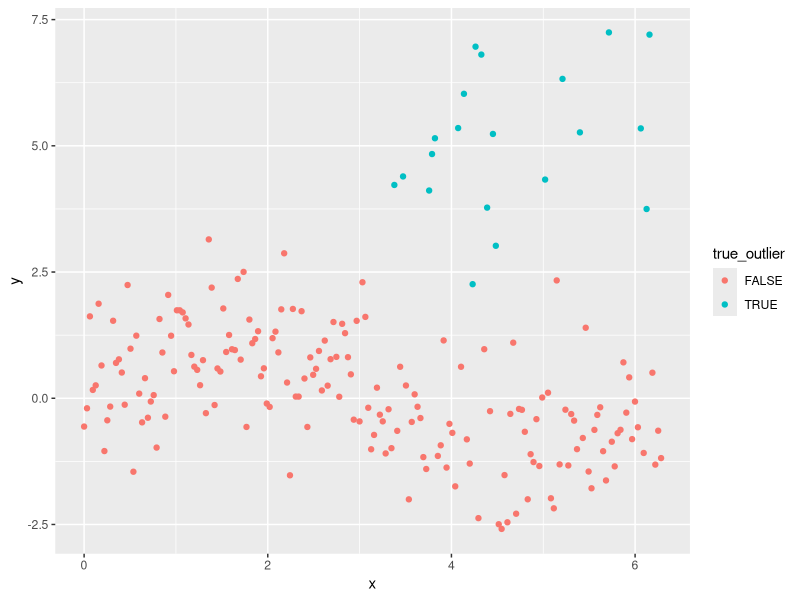

The R script that drew this image: (Note: this script raises an error after producing the figure.)
## ---- chunk 1
knitr::opts_chunk$set(echo = TRUE)

## ---- chunk 2
library(ggplot2)
set.seed(123)
npts <- 200
nout <- floor(.1*npts)

xt <- seq(from=0, to=2*pi, length.out=npts)
gaussnoise <- rnorm(npts)

outliers <- sample(floor(npts/2):npts, size=nout)
randpts <- runif(nout, min=5, max=7)
yt <- sin(xt) + gaussnoise
yt[outliers] <- yt[outliers] + randpts
xt_outliers = xt[outliers]

orig_func <- sin(xt)
data <- data.frame(x = xt, y = yt, true_outlier = xt %in% xt_outliers)

ggplot(data) + geom_point(aes(x, y, color = true_outlier))
## ---- chunk 3
sine_fit <- NOIS_fit(data, CV_method = 'LOOCV', pool_q = nout)
sine_fit
## ---- chunk 4
outlier_plot(sine_fit)
